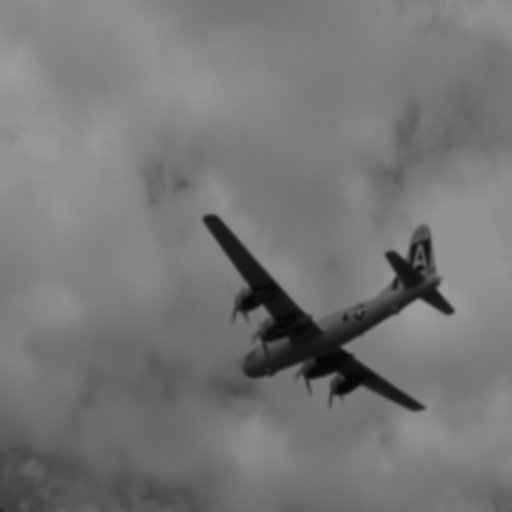
#> input picture dataset/blurred/b/val/3096.jpg, 512 x 512 px, found by its file name
$ python deblur_fl.py
#> lines starting #> are read from the running program, lines starting #| are printed output that depends on the picture; long printed decimals are rounded
# require opencv-python-headless, numpy, matplotlib, scipy, tqdm
# this file is used to test the fluourier method of deblurring
import cv2
import numpy as np
import matplotlib.pyplot as plt
import scipy.signal
import os
import tqdm

def gaussian_kernel(size, sigma):
    # Create a 1D Gaussian kernel
    k = cv2.getGaussianKernel(size, sigma)
    kernel = k @ k.T
    return kernel

def box_blur(size=19):
    kernel = np.ones((size, size), dtype=np.float32) / (size**2)
    return kernel

def motion_blur(kernel_size=19):
    kernel = np.zeros((kernel_size, kernel_size))
    kernel[int((kernel_size - 1) / 2), :] = np.ones(kernel_size) / kernel_size
    return kernel

def center_psf(psf, shape):
    # Center the PSF
    # Reason: The PSF is usually defined in the center of the image
    psf_padded = np.zeros(shape, dtype=np.float32)
    h, w = psf.shape
    ph, pw = (shape[0] - h) // 2, (shape[1] - w) // 2
    psf_padded[ph:ph+h, pw:pw+w] = psf
    return np.fft.ifftshift(psf_padded)

def inverse_filtering(y, psf, alpha=0.01, beta=0.01):
    """
    Inverse filtering
    :param y: Blurred image
    :param psf: Point spread function
    :param alpha: Regularization parameter
    :param beta: Regularization parameter
    :return: Deblurred image
    """
    original_shape = y.shape

    psf = center_psf(psf, y.shape)

    Y = np.fft.fft2(y)
    V = np.fft.fft2(psf)
    V_conj = np.conj(V)

    G = np.abs(np.fft.fft2(np.array([[1, -1], [-1, 1]]), s=y.shape)) ** 2
    R = V_conj / (np.abs(V) ** 2 + alpha * G + beta)

    X_est = np.fft.ifft2(R * Y).real

    X_est = X_est[:original_shape[0], :original_shape[1]]

    return np.clip(X_est, 0, 255).astype(np.uint8)


blurry_noisy_img = cv2.imread("dataset\\blurred\\c\\val\\3096.jpg", cv2.IMREAD_GRAYSCALE)
#> blurry_noisy_img is the input picture: shape (512, 512); min 5, max 158, mean 118.1

psf = gaussian_kernel(25, 1.6)

restored_img = inverse_filtering(blurry_noisy_img, psf)
#> in center_psf, `return np.fft.ifftshift(psf_padded)`:
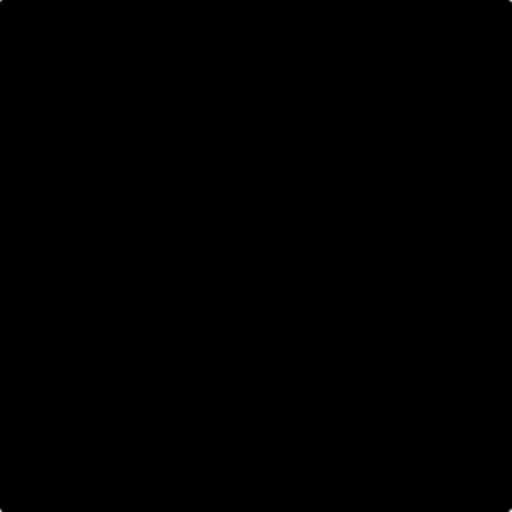
#> returned value: shape (512, 512) float32; min 0, max 0.0622, mean 3.81e-06; drawn with min black and max white
#> in inverse_filtering, `X_est = np.fft.ifft2(R * Y).real`:
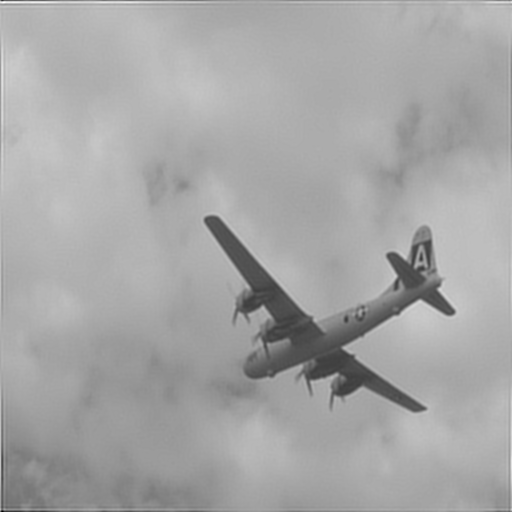
#> X_est: shape (512, 512) float64; min -65.81, max 214.7, mean 117; drawn with min black and max white

plt.figure(figsize=(10, 6))
plt.subplot(1, 2, 1)
plt.title("Blurred + Noisy Image")
plt.imshow(blurry_noisy_img, cmap="gray")
plt.subplot(1, 2, 2)
plt.title("Restored Image")
plt.imshow(restored_img, cmap="gray")
plt.show()
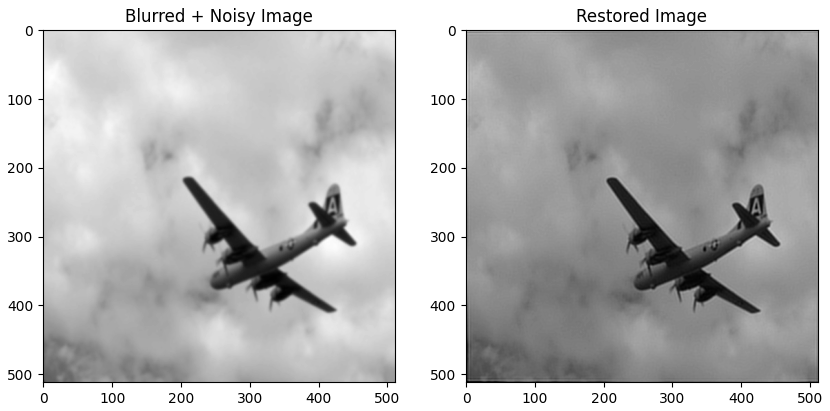
#> figure drawn by matplotlib, 2 panels

cv2.imwrite("restored_image.png", restored_img)


gt_img = cv2.imread("dataset\\GT\\val\\3096.jpg", cv2.IMREAD_GRAYSCALE)
diff_img = cv2.subtract(gt_img, restored_img)
print("PSNR:", cv2.PSNR(gt_img, restored_img))
#| PSNR: 33.349
plt.figure(figsize=(10, 6))
plt.subplot(1, 3, 1)
plt.title("Ground Truth")
plt.imshow(gt_img, cmap="gray")
plt.subplot(1, 3, 2)
plt.title("Restored Image")
plt.imshow(restored_img, cmap="gray")
plt.subplot(1, 3, 3)
plt.title("Difference")
plt.imshow(diff_img, cmap="gray")
plt.show()
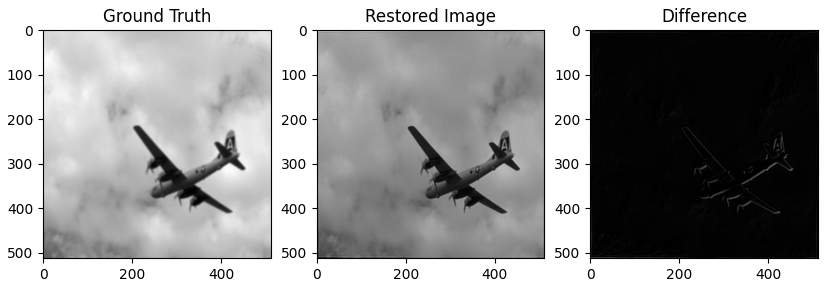
#> figure drawn by matplotlib, 3 panels


diff_img = cv2.subtract(gt_img, restored_img)

print("PSNR:", cv2.PSNR(gt_img, restored_img))
#| PSNR: 33.349

plt.figure(figsize=(5, 5))
plt.imshow(gt_img, cmap="gray")
plt.axis('off')
plt.show()

plt.figure(figsize=(5, 5))
plt.imshow(restored_img, cmap="gray")
plt.axis('off')
plt.show()

plt.figure(figsize=(5, 5))
plt.imshow(diff_img, cmap="gray")
plt.axis('off')
plt.show()

$ run again, with dataset/blurred/b/val/101085.jpg copied over dataset/blurred/b/val/3096.jpg
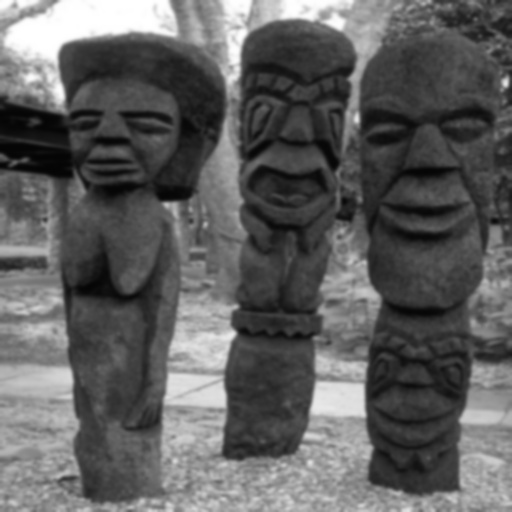
#> input picture dataset/blurred/b/val/101085.jpg, 512 x 512 px, found by its file name
#> blurry_noisy_img is the input picture: shape (512, 512); min 4, max 255, mean 95.6
#> in inverse_filtering, `X_est = np.fft.ifft2(R * Y).real`:
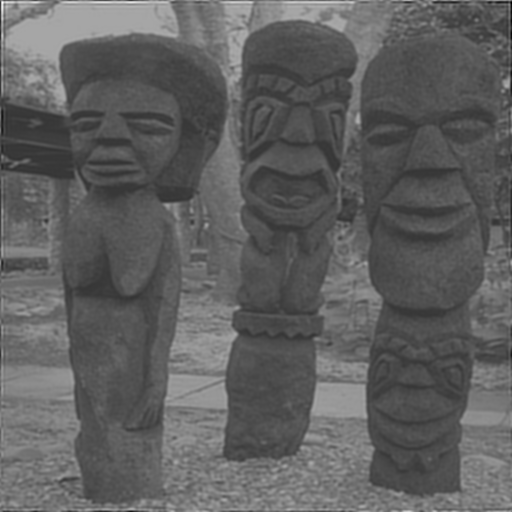
#> X_est: shape (512, 512) float64; min -121.2, max 451.8, mean 94.6; drawn with min black and max white
#> `diff_img = cv2.subtract(gt_img, restored_img)`:
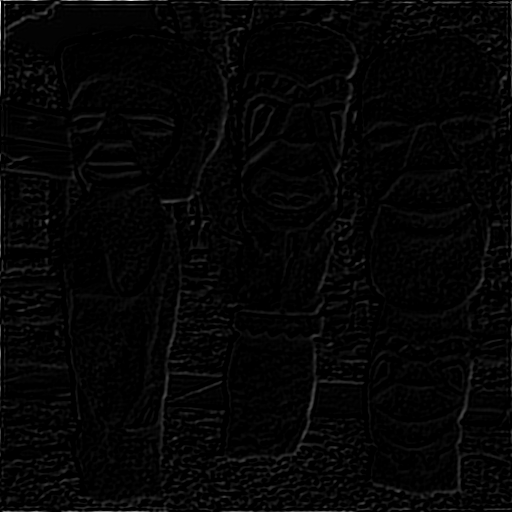
#> diff_img: shape (512, 512); min 0, max 249, mean 5.2
#| PSNR: 25.090
#| PSNR: 25.090

$ run again, with dataset/blurred/b/val/103070.jpg copied over dataset/blurred/b/val/3096.jpg
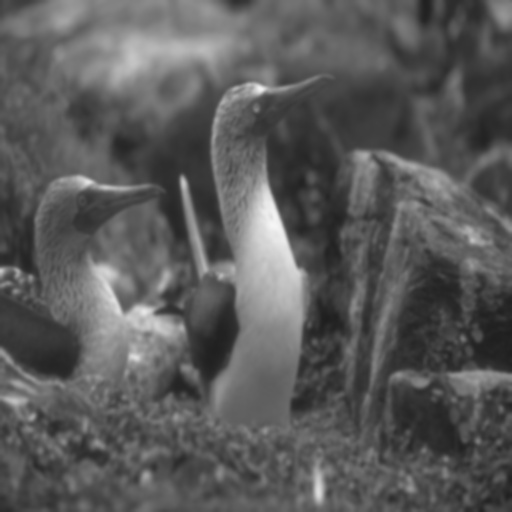
#> input picture dataset/blurred/b/val/103070.jpg, 512 x 512 px, found by its file name
#> blurry_noisy_img is the input picture: shape (512, 512); min 30, max 246, mean 90.2
#> in inverse_filtering, `X_est = np.fft.ifft2(R * Y).real`:
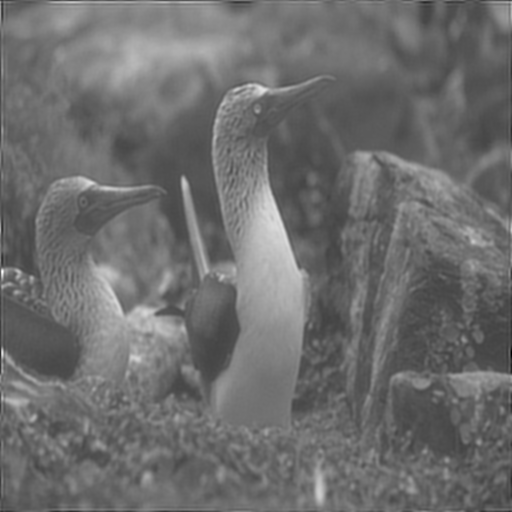
#> X_est: shape (512, 512) float64; min -69.7, max 299.4, mean 89.3; drawn with min black and max white
#| PSNR: 29.953
#> `plt.show()`:
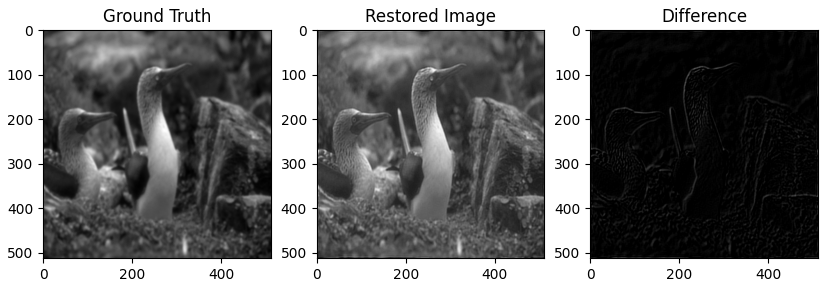
#> figure drawn by matplotlib, 3 panels
#| PSNR: 29.953
